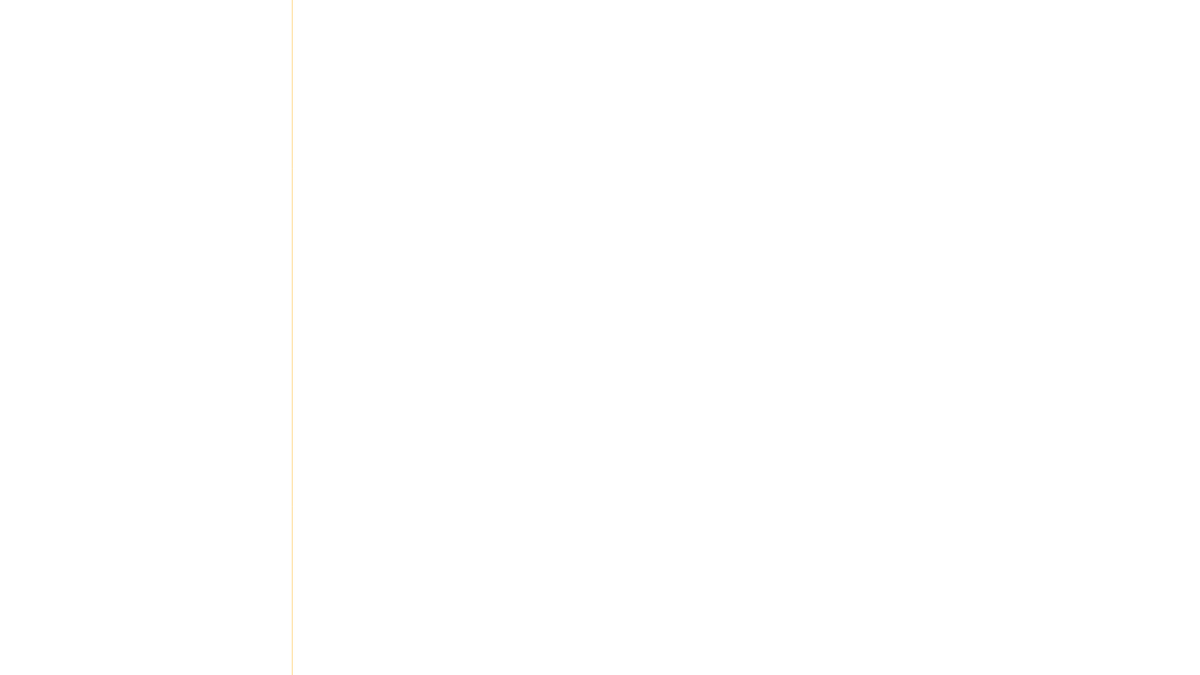
Frame 1 (no input)
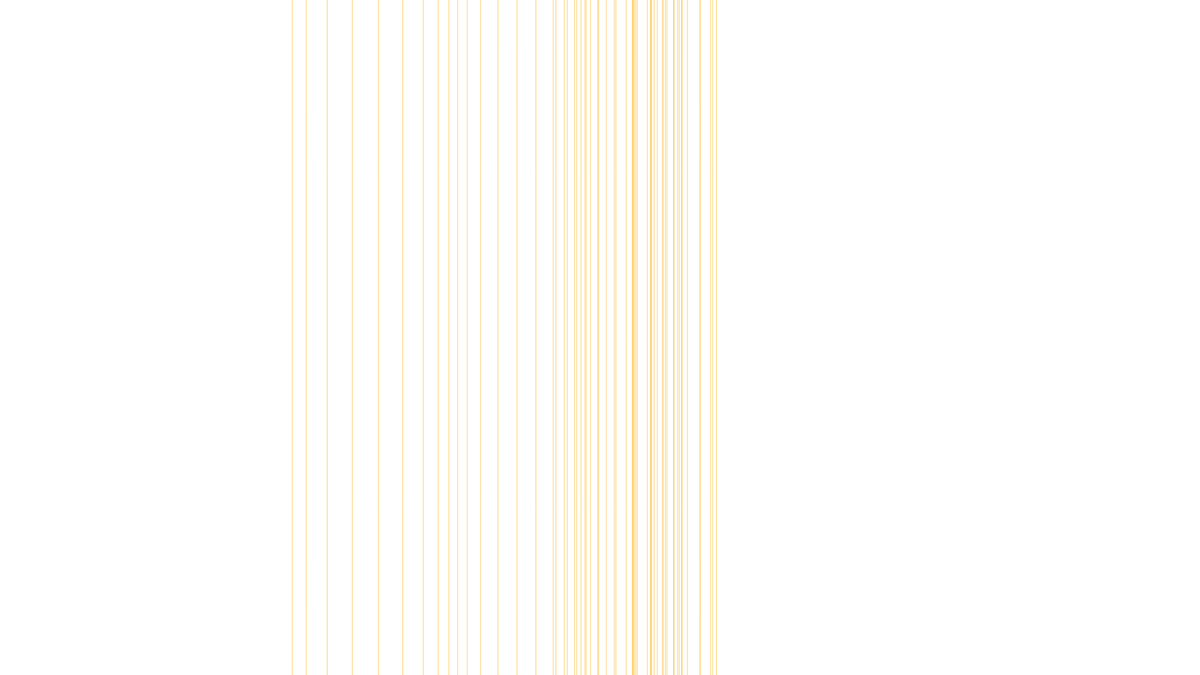
Frame 60 (no input)
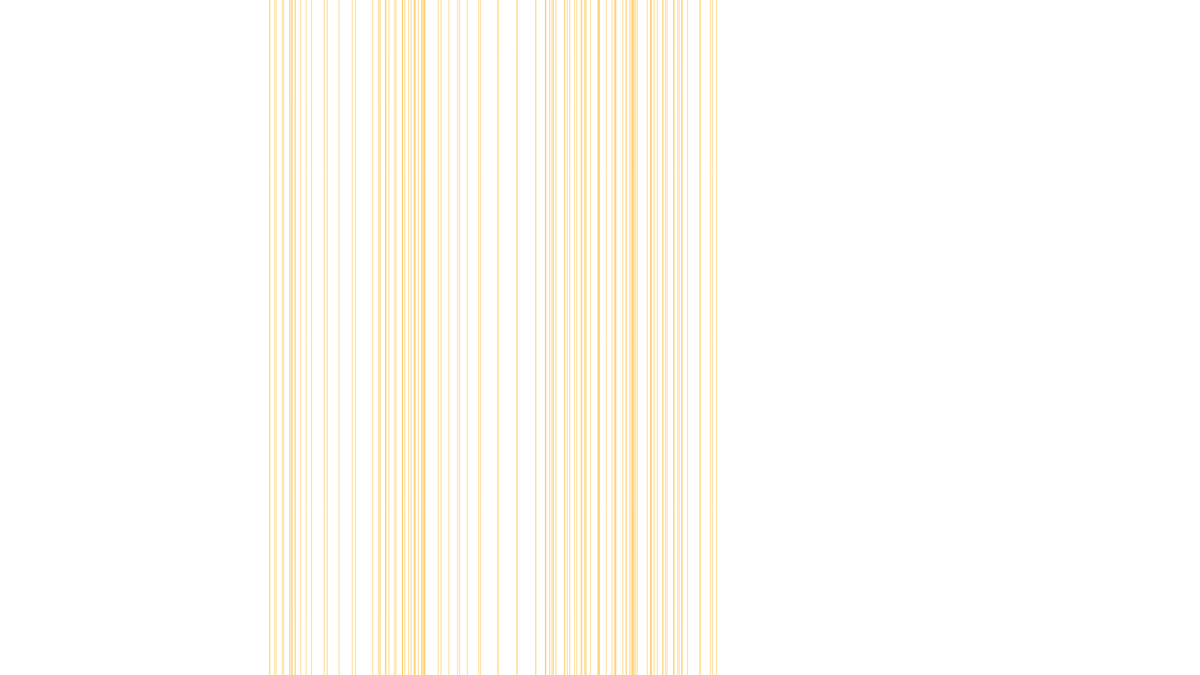
Frame 120 (the mouse pressed at the canvas centre since frame 60)

The p5.js sketch that drew these frames (run headless with seeded random() and noise() and a simulated clock; from frame 60 on, the mouse is pressed at the canvas centre):

// p5.js sketch
// ── sketch.js
let verticalline = 0.0;

function setup() {
  createCanvas(1920, 1080);
  noiseSeed(50);
  stroke(0, 8);
  stroke(255, 204, 100);
}

function draw() {
  verticalline = verticalline + .02;
  let n = noise(verticalline) * width;
  line(n, 0, n, height);
}
